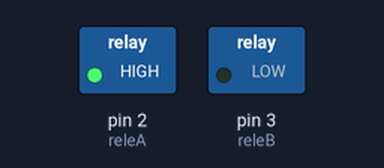
A sketch run on a simulated Arduino Uno, built with avr-gcc and run on an emulated ATmega328P. On the bench: switched loads named in the sketch (green lamp = pin HIGH).

Above: at 5.0 s.
At 10.5 s:
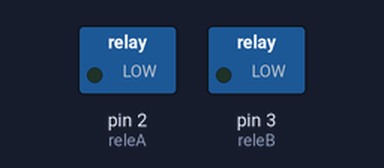
At 16.0 s:
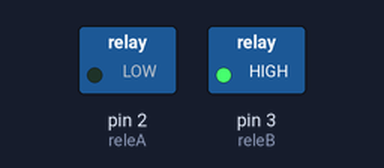
Timing chart, 0 to 28.6 s (numbered marks = the images above):
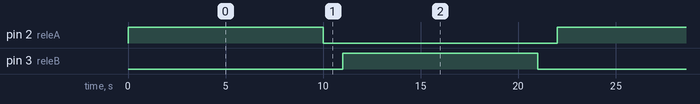

The sketch:

Teste_Comando_de_Voz.ino
```cpp
// Definição dos pinos de controle dos relés
const int releA = 2;  // Relé que controla um lado do motor
const int releB = 3;  // Relé que controla o outro lado do motor

void setup() {
  // Configura os pinos como saída
  pinMode(releA, OUTPUT);
  pinMode(releB, OUTPUT);

  // Garante motor desligado no início
  digitalWrite(releA, LOW);
  digitalWrite(releB, LOW);
}

void loop() {
  // Motor para frente (A ligado, B desligado)
  digitalWrite(releA, HIGH);
  digitalWrite(releB, LOW);
  delay(10000); // 10 segundos

  // Motor desligado
  digitalWrite(releA, LOW);
  digitalWrite(releB, LOW);
  delay(1000); // 1 segundo

  // Motor para trás (A desligado, B ligado)
  digitalWrite(releA, LOW);
  digitalWrite(releB, HIGH);
  delay(10000); // 10 segundos

  // Motor desligado
  digitalWrite(releA, LOW);
  digitalWrite(releB, LOW);
  delay(1000); // 1 segundo
}
```

Measured:
- by itself, pin 2 (releA), pin 3 (releB): alternates HIGH for 10.0 s and LOW for 12.0 s
- by itself, everything shown: repeats every 22.0 s, in 4 steps
